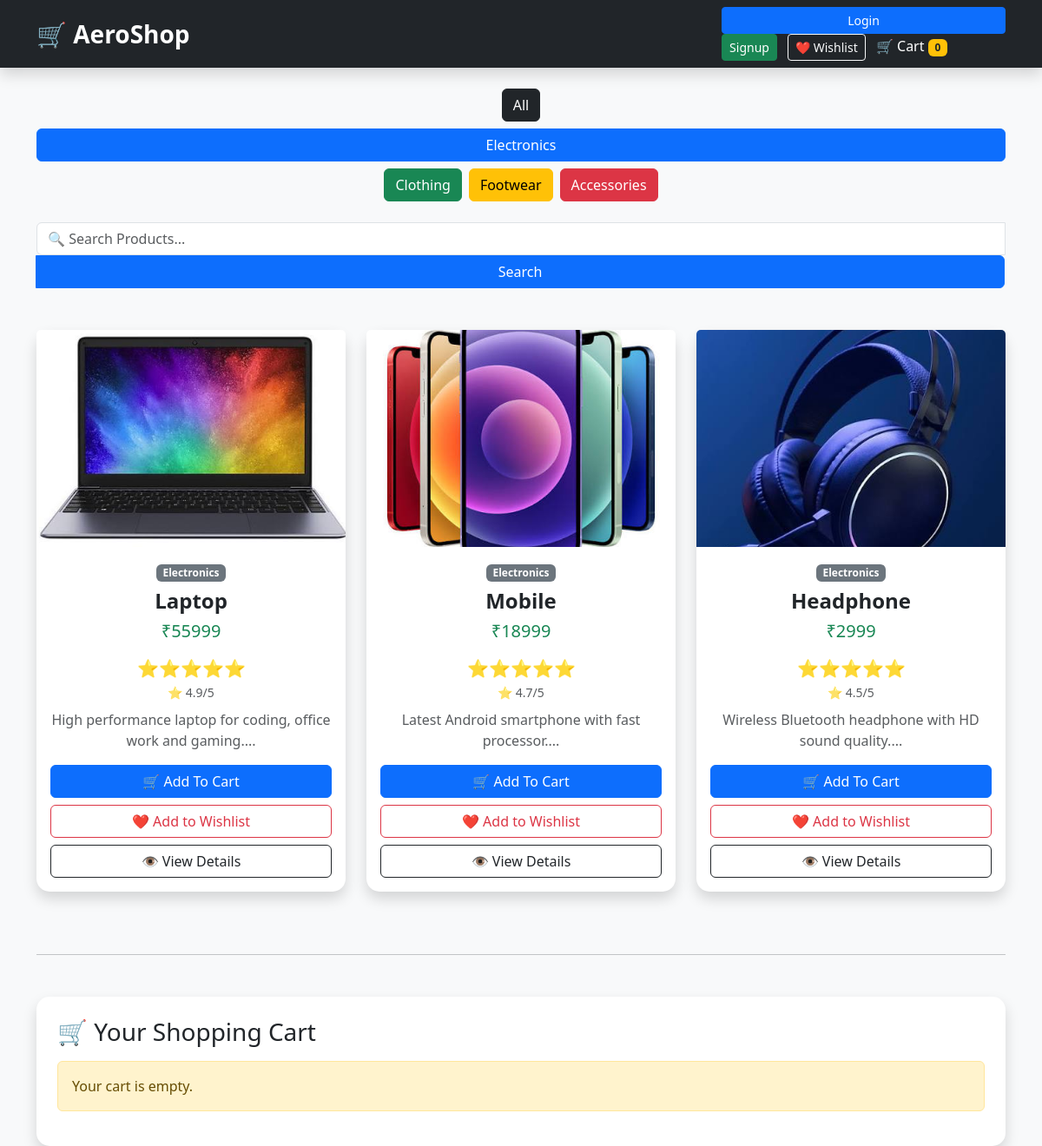
The app's page /?category=Electronics with its own data.
### tables this page shows
CREATE TABLE products(
    id INTEGER PRIMARY KEY AUTOINCREMENT,
    name TEXT NOT NULL,
    price INTEGER NOT NULL,
    image TEXT NOT NULL,
    category TEXT NOT NULL,
    description TEXT NOT NULL,
    rating REAL DEFAULT 4.5
);

### app.py (the view)
@app.route("/")
def home():
    search = request.args.get("search", "")
    category = request.args.get("category", "All")
    products = get_products(search)
    if category != "All":
        products = [
            product
            for product in products
            if product["category"] == category
        ]
    cart = session.get("cart", {})
    cart_count = sum(cart.values())
    total_price = 0
    all_products = get_products()
    for product in all_products:
        pid = str(product["id"])
        if pid in cart:
            total_price += product["price"] * cart[pid]
    return render_template(
        "index.html",
        products=products,
        cart=cart,
        cart_count=cart_count,
        total_price=total_price,
        user=session.get("user"),
        search=search,
        selected_category=category
    )

### app.py (called while the page is built)
def get_connection():
    conn = sqlite3.connect("store.db")
    conn.row_factory = sqlite3.Row
    return conn

def get_products(search=""):
    conn = get_connection()
    cursor = conn.cursor()
    if search:
        cursor.execute(
            "SELECT * FROM products WHERE name LIKE ?",
            ("%" + search + "%",)
        )
    else:
        cursor.execute("SELECT * FROM products")
    products = cursor.fetchall()
    conn.close()
    return products

### templates/index.html (shortened to what this page needs)
<!DOCTYPE html>
<html lang="en">
<head>
    <link href="https://cdn.jsdelivr.net/npm/bootstrap@5.3.3/dist/css/bootstrap.min.css" rel="stylesheet">
    <link rel="stylesheet" href="{{ url_for('static', filename='css/style.css') }}">
</head>
<body class="bg-light">
<nav class="navbar navbar-expand-lg navbar-dark bg-dark shadow">
    <div class="container">
        <a class="navbar-brand fw-bold fs-3" href="/">
            🛒 AeroShop
        </a>
        <div class="ms-auto">
            {% if user %}
            <span class="text-white me-3">
                👋 Welcome,
                <strong>{{ user }}</strong>
            </span>
            <a href="/logout"
               class="btn btn-danger btn-sm me-2">
                Logout
            </a>
            {% else %}
            <a href="/login"
               class="btn btn-primary btn-sm me-2">
                Login
            </a>
            <a href="/signup"
               class="btn btn-success btn-sm me-2">
                Signup
            </a>
            {% endif %}
            <a href="{{ url_for('wishlist') }}"
               class="btn btn-outline-light btn-sm me-2">
                ❤️ Wishlist
            </a>
            <span class="text-white">
                🛒 Cart
                <span class="badge bg-warning text-dark">
                    {{ cart_count }}
                </span>
            </span>
        </div>
    </div>
</nav>
<div class="container mt-4">
    <div class="d-flex justify-content-center flex-wrap gap-2">
        <a href="/?category=All"
           class="btn btn-dark">
            All
        </a>
        <a href="/?category=Electronics"
           class="btn btn-primary">
            Electronics
        </a>
        <a href="/?category=Clothing"
           class="btn btn-success">
            Clothing
        </a>
        <a href="/?category=Footwear"
           class="btn btn-warning">
            Footwear
        </a>
        <a href="/?category=Accessories"
           class="btn btn-danger">
            Accessories
        </a>
    </div>
</div>
<div class="container mt-4">
    <form action="/" method="GET">
        <div class="input-group">
            <input
                type="text"
                class="form-control"
                name="search"
                placeholder="🔍 Search Products..."
                value="{{ search }}">
            <button class="btn btn-primary">
                Search
            </button>
        </div>
    </form>
</div>
<div class="container mt-5">
    <div class="row">
        {% for product in products %}
                <div class="col-lg-4 col-md-6 mb-4">
            <div class="card shadow h-100">
                <img src="{{ url_for('static', filename='images/' + product['image']) }}"
                     class="card-img-top"
                     alt="{{ product['name'] }}"
                     style="height:250px; object-fit:cover;">
                <div class="card-body text-center">
                    <span class="badge bg-secondary mb-2">
                        {{ product['category'] }}
                    </span>
                    <h4 class="fw-bold">
                        {{ product['name'] }}
                    </h4>
                    <h5 class="text-success mb-3">
    ₹{{ product['price'] }}
</h5>
<div class="mb-2">
    <span class="text-warning fs-5">⭐⭐⭐⭐⭐</span>
    <br>
    <small class="text-muted">
        ⭐ {{ product['rating'] }}/5
    </small>
</div>
<p class="text-muted">
    {{ product['description'][:60] }}...
</p>
                    <div class="d-grid gap-2">
                        <a href="{{ url_for('add_to_cart', product_id=product['id']) }}"
                           class="btn btn-primary">
                            🛒 Add To Cart
                        </a>
                        <a href="{{ url_for('add_wishlist', product_id=product['id']) }}"
                           class="btn btn-outline-danger">
                            ❤️ Add to Wishlist
                        </a>
                        <a href="{{ url_for('product_details', product_id=product['id']) }}"
                           class="btn btn-outline-dark">
                            👁 View Details
                        </a>
                    </div>
                </div>
            </div>
        </div>
        {% endfor %}
    </div>
    <hr class="my-5">
    <div class="card shadow p-4">
        <h3 class="mb-3">
            🛒 Your Shopping Cart
        </h3>
        {% if cart_count == 0 %}
        <div class="alert alert-warning">
            Your cart is empty.
        </div>
        {% endif %}
    </div>
</div>
</body>
</html>

### static/css/style.css (style rules this page uses)
body { background:#f5f5f5; }
.card { border:none; border-radius:15px; transition:.3s; }
.card img { height:220px; object-fit:cover; }
.btn-primary { width:100%; }
.navbar-brand { font-size:28px; font-weight:bold; }

### records on screen
products: image (picture), category "Electronics", name "Laptop", price "55999", rating "4.9", description "High performance laptop for coding, office work and gaming."
products: image (picture), category "Electronics", name "Mobile", price "18999", rating "4.7", description "Latest Android smartphone with fast processor."
products: image (picture), category "Electronics", name "Headphone", price "2999", rating "4.5", description "Wireless Bluetooth headphone with HD sound quality."

### other values on screen
{{ cart_count }} "0"
